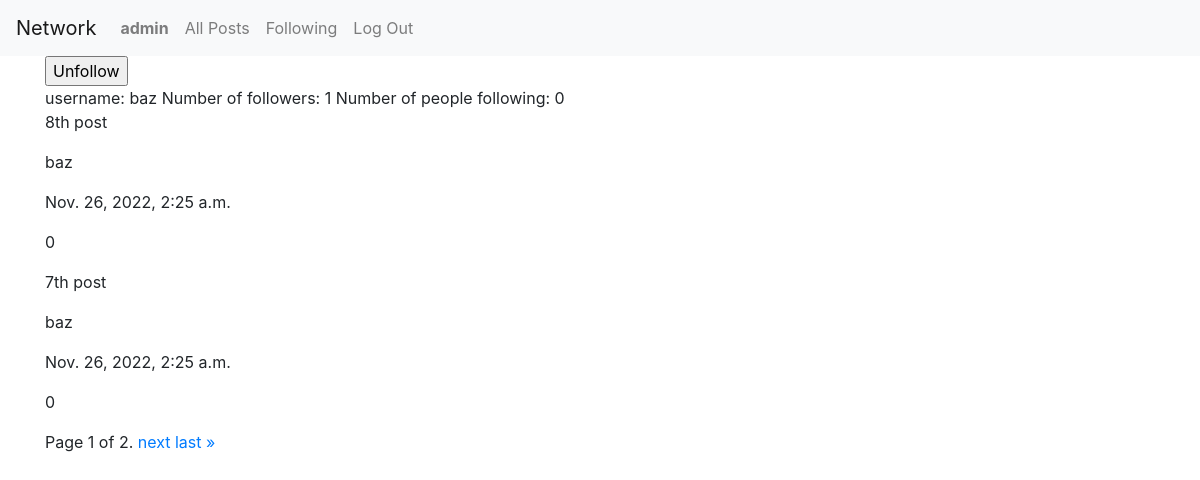
/profile_page/baz (signed in), run on the app's committed database.
### network/models.py (models this page shows, shortened)
class User(AbstractUser):
    following = models.ManyToManyField('User', blank=True, related_name='followers')
    def get_total_followers(self):
        return self.followers.all().count()
    def get_total_following(self):
        return self.following.all().count()

class Post(models.Model):
    content = models.TextField()
    poster = models.ForeignKey('User', on_delete=models.SET_NULL, null=True, related_name="own_posts")
    creation_date = models.DateTimeField(auto_now_add=True)
    def get_likes(self):
        return self.likes.all().count()
    def get_posts(type, user=None):
        posts = Post.objects.all().order_by('-creation_date')
        if type == 'ALL': return posts
        if type == 'USER': return posts.filter(poster=user)
        if type == 'FOLLOWING': return posts.filter(poster__in=user.following.all())

### network/views.py (the view)
# urls.py: path("profile_page/<str:username>", views.profile_page, name="profile_page"),
def profile_page(request, username):
    try:
        requested_user = User.objects.get(username=username)
    except User.DoesNotExist:
        return HttpResponse(f'404 User {username} not found')
    posts = Post.get_posts(type='USER', user=requested_user)
    user = request.user
    if (user == requested_user or not user.is_authenticated): follow_button = False
    else:
        if requested_user in user.following.all(): follow_button = 'Unfollow'
        else: follow_button = 'Follow'
    items_per_page = 2
    pages = Paginator(posts, items_per_page)
    page_number = request.GET.get('page')
    page_obj = pages.get_page(page_number)
    return render(request, "network/profile_page.html", {
        'requested_user': requested_user,
        'page_obj': page_obj,
        'follow_button': follow_button,
    })

### network/templates/network/profile_page.html (shortened to what this page needs)
{% extends "network/layout.html" %}
{% load static %}
{% block body %}
    {% if follow_button %}
        <form action="{% url 'toggle_follow' requested_user.username follow_button %}" method="POST">
            <input type="submit" value={{ follow_button }}>
        </form>
    {% endif %}
    username: {{ requested_user.username }}
    Number of followers: {{ requested_user.get_total_followers }}
    Number of people following: {{ requested_user.get_total_following }}
    {% for post in page_obj %}
        <p>{{ post.content }}</p>
        <p>{{ post.poster }}</p>
        <p>{{ post.creation_date }}</p>
        <p>{{ post.get_likes }}</p>
    {% endfor %}
    <div class="pagination">
        <span class="step-links">
            <span class="current">
                Page {{ page_obj.number }} of {{ page_obj.paginator.num_pages }}.
            </span>
            {% if page_obj.has_next %}
                <a href="?page={{ page_obj.next_page_number }}">next</a>
                <a href="?page={{ page_obj.paginator.num_pages }}">last &raquo;</a>
            {% endif %}
        </span>
    </div>
{% endblock %}

### network/templates/network/layout.html (shortened to what this page needs)
{% load static %}
<!DOCTYPE html>
<html lang="en">
    <head>
        <link rel="stylesheet" href="https://stackpath.bootstrapcdn.com/bootstrap/4.4.1/css/bootstrap.min.css">
        <link href="{% static 'network/styles.css' %}" rel="stylesheet">
    </head>
    <body>
        <nav class="navbar navbar-expand-lg navbar-light bg-light">
            <a class="navbar-brand" href="#">Network</a>
            <div>
              <ul class="navbar-nav mr-auto">
                {% if user.is_authenticated %}
                    <li class="nav-item">
                        <a class="nav-link" href="{% url 'profile_page' user.username %}"><strong>{{ user.username }}</strong></a>
                    </li>
                {% endif %}
                <li class="nav-item">
                  <a class="nav-link" href="{% url 'index' %}">All Posts</a>
                </li>
                {% if user.is_authenticated %}
                    <li class="nav-item">
                        <a class="nav-link" href="{% url 'following' %}">Following</a>
                    </li>
                    <li class="nav-item">
                        <a class="nav-link" href="{% url 'logout' %}">Log Out</a>
                    </li>
                {% endif %}
              </ul>
            </div>
          </nav>
        <div class="body container">
            {% block body %}
            {% endblock %}
        </div>
    </body>
</html>

### data on the page
User: username "admin"
User: username "baz", get_total_followers "1", get_total_following "0"
Post: content "8th post", poster "baz", creation_date "Nov. 26, 2022, 2:25 a.m.", get_likes "0"
Post: content "7th post", poster "baz", creation_date "Nov. 26, 2022, 2:25 a.m.", get_likes "0"

### other printed values
{{ page_obj.number }} "1"
{{ page_obj.paginator.num_pages }} "2"
